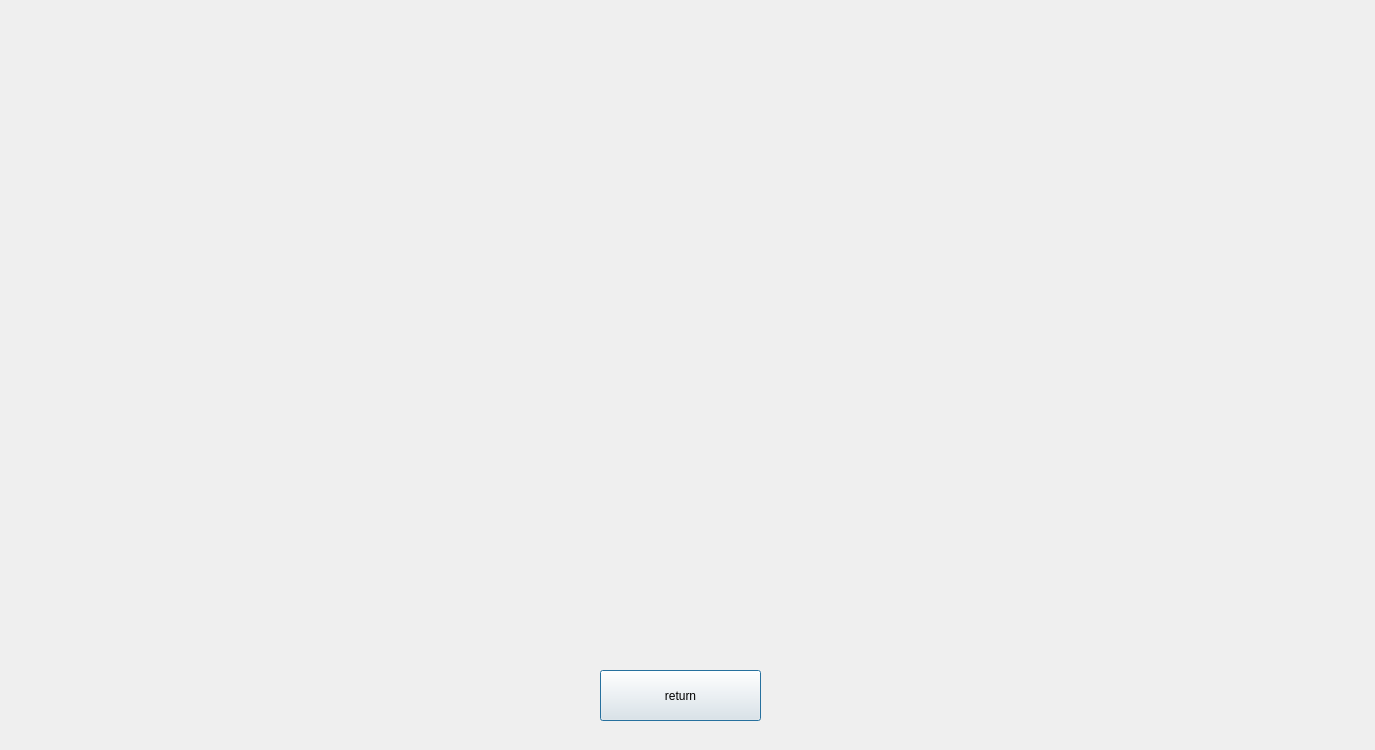
<?xml version="1.0" encoding="UTF-8"?>
<ui version="4.0">
 <class>TFRUI</class>
 <widget class="QDialog" name="TFRUI">
  <property name="geometry">
   <rect>
    <x>0</x>
    <y>0</y>
    <width>1375</width>
    <height>750</height>
   </rect>
  </property>
  <property name="windowTitle">
   <string>Dialog</string>
  </property>
  <widget class="QPushButton" name="pushButton">
   <property name="geometry">
    <rect>
     <x>600</x>
     <y>670</y>
     <width>161</width>
     <height>51</height>
    </rect>
   </property>
   <property name="text">
    <string>return</string>
   </property>
  </widget>
 </widget>
 <resources/>
 <connections/>
</ui>
